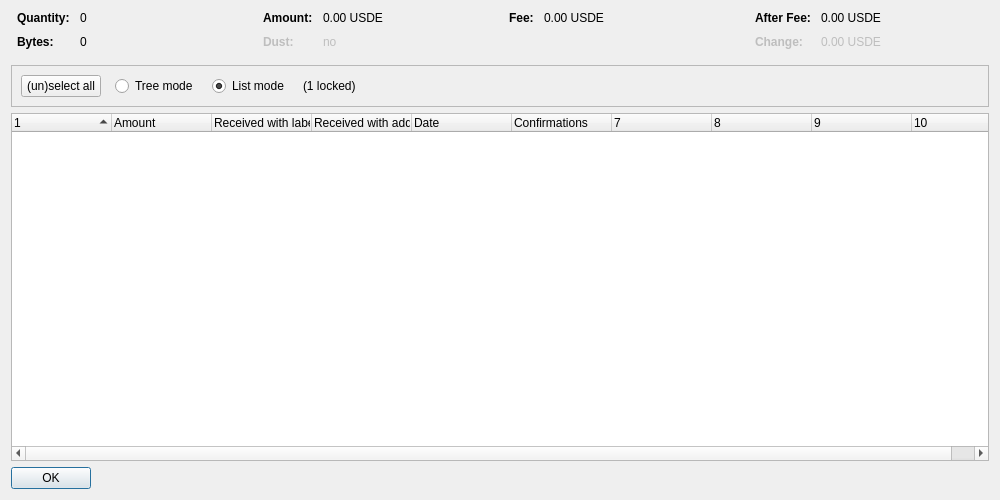
<?xml version="1.0" encoding="UTF-8"?>
<ui version="4.0">
 <class>CoinControlDialog</class>
 <widget class="QDialog" name="CoinControlDialog">
  <property name="geometry">
   <rect>
    <x>0</x>
    <y>0</y>
    <width>1000</width>
    <height>500</height>
   </rect>
  </property>
  <property name="windowTitle">
   <string>Coin Selection</string>
  </property>
  <layout class="QVBoxLayout" name="verticalLayout">
   <item>
    <layout class="QHBoxLayout" name="horizontalLayoutTop" stretch="0,0,0,0">
     <property name="topMargin">
      <number>0</number>
     </property>
     <property name="bottomMargin">
      <number>10</number>
     </property>
     <item>
      <layout class="QFormLayout" name="formLayoutCoinControl1">
       <property name="horizontalSpacing">
        <number>10</number>
       </property>
       <property name="verticalSpacing">
        <number>10</number>
       </property>
       <property name="leftMargin">
        <number>6</number>
       </property>
       <property name="rightMargin">
        <number>6</number>
       </property>
       <item row="0" column="0">
        <widget class="QLabel" name="labelCoinControlQuantityText">
         <property name="font">
          <font>
           <weight>75</weight>
           <bold>true</bold>
          </font>
         </property>
         <property name="text">
          <string>Quantity:</string>
         </property>
        </widget>
       </item>
       <item row="0" column="1">
        <widget class="QLabel" name="labelCoinControlQuantity">
         <property name="cursor">
          <cursorShape>IBeamCursor</cursorShape>
         </property>
         <property name="contextMenuPolicy">
          <enum>Qt::ActionsContextMenu</enum>
         </property>
         <property name="text">
          <string notr="true">0</string>
         </property>
         <property name="textInteractionFlags">
          <set>Qt::LinksAccessibleByMouse|Qt::TextSelectableByKeyboard|Qt::TextSelectableByMouse</set>
         </property>
        </widget>
       </item>
       <item row="1" column="0">
        <widget class="QLabel" name="labelCoinControlBytesText">
         <property name="font">
          <font>
           <weight>75</weight>
           <bold>true</bold>
          </font>
         </property>
         <property name="text">
          <string>Bytes:</string>
         </property>
        </widget>
       </item>
       <item row="1" column="1">
        <widget class="QLabel" name="labelCoinControlBytes">
         <property name="cursor">
          <cursorShape>IBeamCursor</cursorShape>
         </property>
         <property name="contextMenuPolicy">
          <enum>Qt::ActionsContextMenu</enum>
         </property>
         <property name="text">
          <string notr="true">0</string>
         </property>
         <property name="textInteractionFlags">
          <set>Qt::LinksAccessibleByMouse|Qt::TextSelectableByKeyboard|Qt::TextSelectableByMouse</set>
         </property>
        </widget>
       </item>
      </layout>
     </item>
     <item>
      <layout class="QFormLayout" name="formLayoutCoinControl2">
       <property name="horizontalSpacing">
        <number>10</number>
       </property>
       <property name="verticalSpacing">
        <number>10</number>
       </property>
       <property name="leftMargin">
        <number>6</number>
       </property>
       <property name="rightMargin">
        <number>6</number>
       </property>
       <item row="0" column="0">
        <widget class="QLabel" name="labelCoinControlAmountText">
         <property name="font">
          <font>
           <weight>75</weight>
           <bold>true</bold>
          </font>
         </property>
         <property name="text">
          <string>Amount:</string>
         </property>
        </widget>
       </item>
       <item row="0" column="1">
        <widget class="QLabel" name="labelCoinControlAmount">
         <property name="cursor">
          <cursorShape>IBeamCursor</cursorShape>
         </property>
         <property name="contextMenuPolicy">
          <enum>Qt::ActionsContextMenu</enum>
         </property>
         <property name="text">
          <string notr="true">0.00 USDE</string>
         </property>
         <property name="textInteractionFlags">
          <set>Qt::LinksAccessibleByMouse|Qt::TextSelectableByKeyboard|Qt::TextSelectableByMouse</set>
         </property>
        </widget>
       </item>
       <item row="1" column="0">
        <widget class="QLabel" name="labelCoinControlLowOutputText">
         <property name="enabled">
          <bool>false</bool>
         </property>
         <property name="font">
          <font>
           <weight>75</weight>
           <bold>true</bold>
          </font>
         </property>
         <property name="text">
          <string>Dust:</string>
         </property>
        </widget>
       </item>
       <item row="1" column="1">
        <widget class="QLabel" name="labelCoinControlLowOutput">
         <property name="enabled">
          <bool>false</bool>
         </property>
         <property name="cursor">
          <cursorShape>IBeamCursor</cursorShape>
         </property>
         <property name="contextMenuPolicy">
          <enum>Qt::ActionsContextMenu</enum>
         </property>
         <property name="text">
          <string notr="true">no</string>
         </property>
         <property name="textInteractionFlags">
          <set>Qt::LinksAccessibleByMouse|Qt::TextSelectableByKeyboard|Qt::TextSelectableByMouse</set>
         </property>
        </widget>
       </item>
      </layout>
     </item>
     <item>
      <layout class="QFormLayout" name="formLayoutCoinControl3">
       <property name="horizontalSpacing">
        <number>10</number>
       </property>
       <property name="verticalSpacing">
        <number>10</number>
       </property>
       <property name="leftMargin">
        <number>6</number>
       </property>
       <property name="rightMargin">
        <number>6</number>
       </property>
       <item row="0" column="0">
        <widget class="QLabel" name="labelCoinControlFeeText">
         <property name="font">
          <font>
           <weight>75</weight>
           <bold>true</bold>
          </font>
         </property>
         <property name="text">
          <string>Fee:</string>
         </property>
        </widget>
       </item>
       <item row="0" column="1">
        <widget class="QLabel" name="labelCoinControlFee">
         <property name="cursor">
          <cursorShape>IBeamCursor</cursorShape>
         </property>
         <property name="contextMenuPolicy">
          <enum>Qt::ActionsContextMenu</enum>
         </property>
         <property name="text">
          <string notr="true">0.00 USDE</string>
         </property>
         <property name="textInteractionFlags">
          <set>Qt::LinksAccessibleByMouse|Qt::TextSelectableByKeyboard|Qt::TextSelectableByMouse</set>
         </property>
        </widget>
       </item>
      </layout>
     </item>
     <item>
      <layout class="QFormLayout" name="formLayoutCoinControl4">
       <property name="horizontalSpacing">
        <number>10</number>
       </property>
       <property name="verticalSpacing">
        <number>10</number>
       </property>
       <property name="leftMargin">
        <number>6</number>
       </property>
       <property name="rightMargin">
        <number>6</number>
       </property>
       <item row="0" column="0">
        <widget class="QLabel" name="labelCoinControlAfterFeeText">
         <property name="font">
          <font>
           <weight>75</weight>
           <bold>true</bold>
          </font>
         </property>
         <property name="text">
          <string>After Fee:</string>
         </property>
        </widget>
       </item>
       <item row="0" column="1">
        <widget class="QLabel" name="labelCoinControlAfterFee">
         <property name="cursor">
          <cursorShape>IBeamCursor</cursorShape>
         </property>
         <property name="contextMenuPolicy">
          <enum>Qt::ActionsContextMenu</enum>
         </property>
         <property name="text">
          <string notr="true">0.00 USDE</string>
         </property>
         <property name="textInteractionFlags">
          <set>Qt::LinksAccessibleByMouse|Qt::TextSelectableByKeyboard|Qt::TextSelectableByMouse</set>
         </property>
        </widget>
       </item>
       <item row="1" column="0">
        <widget class="QLabel" name="labelCoinControlChangeText">
         <property name="enabled">
          <bool>false</bool>
         </property>
         <property name="font">
          <font>
           <weight>75</weight>
           <bold>true</bold>
          </font>
         </property>
         <property name="text">
          <string>Change:</string>
         </property>
        </widget>
       </item>
       <item row="1" column="1">
        <widget class="QLabel" name="labelCoinControlChange">
         <property name="enabled">
          <bool>false</bool>
         </property>
         <property name="cursor">
          <cursorShape>IBeamCursor</cursorShape>
         </property>
         <property name="contextMenuPolicy">
          <enum>Qt::ActionsContextMenu</enum>
         </property>
         <property name="text">
          <string notr="true">0.00 USDE</string>
         </property>
         <property name="textInteractionFlags">
          <set>Qt::LinksAccessibleByMouse|Qt::TextSelectableByKeyboard|Qt::TextSelectableByMouse</set>
         </property>
        </widget>
       </item>
      </layout>
     </item>
    </layout>
   </item>
   <item>
    <widget class="QFrame" name="frame">
     <property name="minimumSize">
      <size>
       <width>0</width>
       <height>40</height>
      </size>
     </property>
     <property name="frameShape">
      <enum>QFrame::StyledPanel</enum>
     </property>
     <property name="frameShadow">
      <enum>QFrame::Sunken</enum>
     </property>
     <layout class="QHBoxLayout" name="horizontalLayout">
      <item>
       <layout class="QHBoxLayout" name="horizontalLayoutPanel" stretch="0,0,0,0,0">
        <property name="spacing">
         <number>14</number>
        </property>
        <item>
         <widget class="QPushButton" name="pushButtonSelectAll">
          <property name="sizePolicy">
           <sizepolicy hsizetype="Maximum" vsizetype="Fixed">
            <horstretch>0</horstretch>
            <verstretch>0</verstretch>
           </sizepolicy>
          </property>
          <property name="text">
           <string>(un)select all</string>
          </property>
          <property name="autoDefault">
           <bool>false</bool>
          </property>
         </widget>
        </item>
        <item>
         <widget class="QRadioButton" name="radioTreeMode">
          <property name="sizePolicy">
           <sizepolicy hsizetype="Maximum" vsizetype="Fixed">
            <horstretch>0</horstretch>
            <verstretch>0</verstretch>
           </sizepolicy>
          </property>
          <property name="text">
           <string>Tree mode</string>
          </property>
         </widget>
        </item>
        <item>
         <widget class="QRadioButton" name="radioListMode">
          <property name="sizePolicy">
           <sizepolicy hsizetype="Maximum" vsizetype="Fixed">
            <horstretch>0</horstretch>
            <verstretch>0</verstretch>
           </sizepolicy>
          </property>
          <property name="text">
           <string>List mode</string>
          </property>
          <property name="checked">
           <bool>true</bool>
          </property>
         </widget>
        </item>
        <item>
         <widget class="QLabel" name="labelLocked">
          <property name="text">
           <string notr="true">(1 locked)</string>
          </property>
         </widget>
        </item>
        <item>
         <spacer name="horizontalSpacer">
          <property name="orientation">
           <enum>Qt::Horizontal</enum>
          </property>
          <property name="sizeHint" stdset="0">
           <size>
            <width>40</width>
            <height>20</height>
           </size>
          </property>
         </spacer>
        </item>
       </layout>
      </item>
     </layout>
    </widget>
   </item>
   <item>
    <widget class="CoinControlTreeWidget" name="treeWidget">
     <property name="contextMenuPolicy">
      <enum>Qt::CustomContextMenu</enum>
     </property>
     <property name="sortingEnabled">
      <bool>false</bool>
     </property>
     <property name="columnCount">
      <number>10</number>
     </property>
     <attribute name="headerShowSortIndicator" stdset="0">
      <bool>true</bool>
     </attribute>
     <attribute name="headerStretchLastSection">
      <bool>false</bool>
     </attribute>
     <column>
      <property name="text">
       <string/>
      </property>
     </column>
     <column>
      <property name="text">
       <string>Amount</string>
      </property>
     </column>
     <column>
      <property name="text">
       <string>Received with label</string>
      </property>
     </column>
     <column>
      <property name="text">
       <string>Received with address</string>
      </property>
     </column>
     <column>
      <property name="text">
       <string>Date</string>
      </property>
     </column>
     <column>
      <property name="text">
       <string>Confirmations</string>
      </property>
      <property name="toolTip">
       <string>Confirmed</string>
      </property>
     </column>
     <column>
      <property name="text">
       <string/>
      </property>
     </column>
     <column>
      <property name="text">
       <string/>
      </property>
     </column>
     <column>
      <property name="text">
       <string/>
      </property>
     </column>
     <column>
      <property name="text">
       <string/>
      </property>
     </column>
    </widget>
   </item>
   <item>
    <widget class="QDialogButtonBox" name="buttonBox">
     <property name="sizePolicy">
      <sizepolicy hsizetype="Maximum" vsizetype="Fixed">
       <horstretch>0</horstretch>
       <verstretch>0</verstretch>
      </sizepolicy>
     </property>
     <property name="orientation">
      <enum>Qt::Horizontal</enum>
     </property>
     <property name="standardButtons">
      <set>QDialogButtonBox::Ok</set>
     </property>
    </widget>
   </item>
  </layout>
 </widget>
 <customwidgets>
  <customwidget>
   <class>CoinControlTreeWidget</class>
   <extends>QTreeWidget</extends>
   <header>qt/coincontroltreewidget.h</header>
  </customwidget>
 </customwidgets>
 <resources/>
 <connections/>
</ui>
